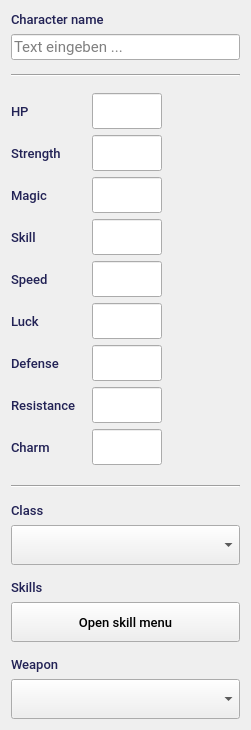
   <widget class="QWidget" name="verticalLayoutWidget">
    <property name="geometry">
     <rect>
      <x>60</x>
      <y>40</y>
      <width>251</width>
      <height>730</height>
     </rect>
    </property>
    <layout class="QVBoxLayout" name="verticalLayout">
     <item>
      <widget class="QLabel" name="label_2">
       <property name="sizePolicy">
        <sizepolicy hsizetype="Preferred" vsizetype="Fixed">
         <horstretch>0</horstretch>
         <verstretch>0</verstretch>
        </sizepolicy>
       </property>
       <property name="font">
        <font>
         <family>Roboto Medium</family>
         <pointsize>10</pointsize>
        </font>
       </property>
       <property name="styleSheet">
        <string notr="true">color: #222255;</string>
       </property>
       <property name="text">
        <string>Character name</string>
       </property>
      </widget>
     </item>
     <item>
      <widget class="QLineEdit" name="chr_name_input">
       <property name="font">
        <font>
         <family>Roboto</family>
         <pointsize>11</pointsize>
        </font>
       </property>
       <property name="styleSheet">
        <string notr="true"/>
       </property>
       <property name="text">
        <string/>
       </property>
       <property name="placeholderText">
        <string>Text eingeben ...</string>
       </property>
      </widget>
     </item>
     <item>
      <spacer name="verticalSpacer">
       <property name="orientation">
        <enum>Qt::Vertical</enum>
       </property>
       <property name="sizeType">
        <enum>QSizePolicy::Fixed</enum>
       </property>
       <property name="sizeHint" stdset="0">
        <size>
         <width>20</width>
         <height>8</height>
        </size>
       </property>
      </spacer>
     </item>
     <item>
      <widget class="Line" name="line_2">
       <property name="orientation">
        <enum>Qt::Horizontal</enum>
       </property>
      </widget>
     </item>
     <item>
      <spacer name="verticalSpacer_2">
       <property name="orientation">
        <enum>Qt::Vertical</enum>
       </property>
       <property name="sizeType">
        <enum>QSizePolicy::Fixed</enum>
       </property>
       <property name="sizeHint" stdset="0">
        <size>
         <width>20</width>
         <height>8</height>
        </size>
       </property>
      </spacer>
     </item>
     <item>
      <layout class="QFormLayout" name="formLayout">
       <property name="fieldGrowthPolicy">
        <enum>QFormLayout::AllNonFixedFieldsGrow</enum>
       </property>
       <property name="rowWrapPolicy">
        <enum>QFormLayout::DontWrapRows</enum>
       </property>
       <property name="labelAlignment">
        <set>Qt::AlignLeading|Qt::AlignLeft|Qt::AlignVCenter</set>
       </property>
       <property name="formAlignment">
        <set>Qt::AlignLeading|Qt::AlignLeft|Qt::AlignVCenter</set>
       </property>
       <property name="horizontalSpacing">
        <number>16</number>
       </property>
       <property name="verticalSpacing">
        <number>4</number>
       </property>
       <item row="0" column="0">
        <widget class="QLabel" name="label_3">
         <property name="sizePolicy">
          <sizepolicy hsizetype="Preferred" vsizetype="Expanding">
           <horstretch>0</horstretch>
           <verstretch>0</verstretch>
          </sizepolicy>
         </property>
         <property name="font">
          <font>
           <family>Roboto Medium</family>
           <pointsize>10</pointsize>
          </font>
         </property>
         <property name="styleSheet">
          <string notr="true">color: #222255;</string>
         </property>
         <property name="text">
          <string>HP</string>
         </property>
        </widget>
       </item>
       <item row="0" column="1">
        <widget class="QLineEdit" name="hp_input">
         <property name="maximumSize">
          <size>
           <width>70</width>
           <height>36</height>
          </size>
         </property>
         <property name="font">
          <font>
           <family>Roboto</family>
           <pointsize>10</pointsize>
          </font>
         </property>
         <property name="styleSheet">
          <string notr="true"/>
         </property>
         <property name="text">
          <string/>
         </property>
         <property name="placeholderText">
          <string/>
         </property>
        </widget>
       </item>
       <item row="1" column="1">
        <widget class="QLineEdit" name="str_input">
         <property name="maximumSize">
          <size>
           <width>70</width>
           <height>36</height>
          </size>
         </property>
         <property name="font">
          <font>
           <family>Roboto</family>
           <pointsize>10</pointsize>
          </font>
         </property>
         <property name="styleSheet">
          <string notr="true"/>
         </property>
         <property name="text">
          <string/>
         </property>
         <property name="placeholderText">
          <string/>
         </property>
        </widget>
       </item>
       <item row="1" column="0">
        <widget class="QLabel" name="label_4">
         <property name="sizePolicy">
          <sizepolicy hsizetype="Preferred" vsizetype="Expanding">
           <horstretch>0</horstretch>
           <verstretch>0</verstretch>
          </sizepolicy>
         </property>
         <property name="font">
          <font>
           <family>Roboto Medium</family>
           <pointsize>10</pointsize>
          </font>
         </property>
         <property name="styleSheet">
          <string notr="true">color: #222255;</string>
         </property>
         <property name="text">
          <string>Strength</string>
         </property>
        </widget>
       </item>
       <item row="2" column="0">
        <widget class="QLabel" name="label_5">
         <property name="sizePolicy">
          <sizepolicy hsizetype="Preferred" vsizetype="Expanding">
           <horstretch>0</horstretch>
           <verstretch>0</verstretch>
          </sizepolicy>
         </property>
         <property name="font">
          <font>
           <family>Roboto Medium</family>
           <pointsize>10</pointsize>
          </font>
         </property>
         <property name="styleSheet">
          <string notr="true">color: #222255;</string>
         </property>
         <property name="text">
          <string>Magic</string>
         </property>
        </widget>
       </item>
       <item row="2" column="1">
        <widget class="QLineEdit" name="mag_input">
         <property name="maximumSize">
          <size>
           <width>70</width>
           <height>36</height>
          </size>
         </property>
         <property name="font">
          <font>
           <family>Roboto</family>
           <pointsize>10</pointsize>
          </font>
         </property>
         <property name="styleSheet">
          <string notr="true"/>
         </property>
         <property name="text">
          <string/>
         </property>
         <property name="placeholderText">
          <string/>
         </property>
        </widget>
       </item>
       <item row="3" column="0">
        <widget class="QLabel" name="label_6">
         <property name="sizePolicy">
          <sizepolicy hsizetype="Preferred" vsizetype="Expanding">
           <horstretch>0</horstretch>
           <verstretch>0</verstretch>
          </sizepolicy>
         </property>
         <property name="font">
          <font>
           <family>Roboto Medium</family>
           <pointsize>10</pointsize>
          </font>
         </property>
         <property name="styleSheet">
          <string notr="true">color: #222255;</string>
         </property>
         <property name="text">
          <string>Skill</string>
         </property>
        </widget>
       </item>
       <item row="3" column="1">
        <widget class="QLineEdit" name="skl_input">
         <property name="maximumSize">
          <size>
           <width>70</width>
           <height>36</height>
          </size>
         </property>
         <property name="font">
          <font>
           <family>Roboto</family>
           <pointsize>10</pointsize>
          </font>
         </property>
         <property name="styleSheet">
          <string notr="true"/>
         </property>
         <property name="text">
          <string/>
         </property>
         <property name="placeholderText">
          <string/>
         </property>
        </widget>
       </item>
       <item row="4" column="0">
        <widget class="QLabel" name="label_7">
         <property name="sizePolicy">
          <sizepolicy hsizetype="Preferred" vsizetype="Expanding">
           <horstretch>0</horstretch>
           <verstretch>0</verstretch>
          </sizepolicy>
         </property>
         <property name="font">
          <font>
           <family>Roboto Medium</family>
           <pointsize>10</pointsize>
          </font>
         </property>
         <property name="styleSheet">
          <string notr="true">color: #222255;</string>
         </property>
         <property name="text">
          <string>Speed</string>
         </property>
        </widget>
       </item>
       <item row="4" column="1">
        <widget class="QLineEdit" name="spd_input">
         <property name="maximumSize">
          <size>
           <width>70</width>
           <height>36</height>
          </size>
         </property>
         <property name="font">
          <font>
           <family>Roboto</family>
           <pointsize>10</pointsize>
          </font>
         </property>
         <property name="styleSheet">
          <string notr="true"/>
         </property>
         <property name="text">
          <string/>
         </property>
         <property name="placeholderText">
          <string/>
         </property>
        </widget>
       </item>
       <item row="5" column="0">
        <widget class="QLabel" name="label_8">
         <property name="sizePolicy">
          <sizepolicy hsizetype="Preferred" vsizetype="Expanding">
           <horstretch>0</horstretch>
           <verstretch>0</verstretch>
          </sizepolicy>
         </property>
         <property name="font">
          <font>
           <family>Roboto Medium</family>
           <pointsize>10</pointsize>
          </font>
         </property>
         <property name="styleSheet">
          <string notr="true">color: #222255;</string>
         </property>
         <property name="text">
          <string>Luck</string>
         </property>
        </widget>
       </item>
       <item row="5" column="1">
        <widget class="QLineEdit" name="lck_input">
         <property name="maximumSize">
          <size>
           <width>70</width>
           <height>36</height>
          </size>
         </property>
         <property name="font">
          <font>
           <family>Roboto</family>
           <pointsize>10</pointsize>
          </font>
         </property>
         <property name="styleSheet">
          <string notr="true"/>
         </property>
         <property name="text">
          <string/>
         </property>
         <property name="placeholderText">
          <string/>
         </property>
        </widget>
       </item>
       <item row="6" column="0">
        <widget class="QLabel" name="label_9">
         <property name="sizePolicy">
          <sizepolicy hsizetype="Preferred" vsizetype="Expanding">
           <horstretch>0</horstretch>
           <verstretch>0</verstretch>
          </sizepolicy>
         </property>
         <property name="font">
          <font>
           <family>Roboto Medium</family>
           <pointsize>10</pointsize>
          </font>
         </property>
         <property name="styleSheet">
          <string notr="true">color: #222255;</string>
         </property>
         <property name="text">
          <string>Defense</string>
         </property>
        </widget>
       </item>
       <item row="6" column="1">
        <widget class="QLineEdit" name="def_input">
         <property name="maximumSize">
          <size>
           <width>70</width>
           <height>36</height>
          </size>
         </property>
         <property name="font">
          <font>
           <family>Roboto</family>
           <pointsize>10</pointsize>
          </font>
         </property>
         <property name="styleSheet">
          <string notr="true"/>
         </property>
         <property name="text">
          <string/>
         </property>
         <property name="placeholderText">
          <string/>
         </property>
        </widget>
       </item>
       <item row="7" column="0">
        <widget class="QLabel" name="label_10">
         <property name="sizePolicy">
          <sizepolicy hsizetype="Preferred" vsizetype="Expanding">
           <horstretch>0</horstretch>
           <verstretch>0</verstretch>
          </sizepolicy>
         </property>
         <property name="font">
          <font>
           <family>Roboto Medium</family>
           <pointsize>10</pointsize>
          </font>
         </property>
         <property name="styleSheet">
          <string notr="true">color: #222255;</string>
         </property>
         <property name="text">
          <string>Resistance</string>
         </property>
        </widget>
       </item>
       <item row="7" column="1">
        <widget class="QLineEdit" name="res_input">
         <property name="maximumSize">
          <size>
           <width>70</width>
           <height>36</height>
          </size>
         </property>
         <property name="font">
          <font>
           <family>Roboto</family>
           <pointsize>10</pointsize>
          </font>
         </property>
         <property name="styleSheet">
          <string notr="true"/>
         </property>
         <property name="text">
          <string/>
         </property>
         <property name="placeholderText">
          <string/>
         </property>
        </widget>
       </item>
       <item row="8" column="0">
        <widget class="QLabel" name="label_11">
         <property name="sizePolicy">
          <sizepolicy hsizetype="Preferred" vsizetype="Expanding">
           <horstretch>0</horstretch>
           <verstretch>0</verstretch>
          </sizepolicy>
         </property>
         <property name="font">
          <font>
           <family>Roboto Medium</family>
           <pointsize>10</pointsize>
          </font>
         </property>
         <property name="styleSheet">
          <string notr="true">color: #222255;</string>
         </property>
         <property name="text">
          <string>Charm</string>
         </property>
        </widget>
       </item>
       <item row="8" column="1">
        <widget class="QLineEdit" name="cha_input">
         <property name="maximumSize">
          <size>
           <width>70</width>
           <height>36</height>
          </size>
         </property>
         <property name="font">
          <font>
           <family>Roboto</family>
           <pointsize>10</pointsize>
          </font>
         </property>
         <property name="styleSheet">
          <string notr="true"/>
         </property>
         <property name="text">
          <string/>
         </property>
         <property name="placeholderText">
          <string/>
         </property>
        </widget>
       </item>
      </layout>
     </item>
     <item>
      <spacer name="verticalSpacer_3">
       <property name="orientation">
        <enum>Qt::Vertical</enum>
       </property>
       <property name="sizeType">
        <enum>QSizePolicy::Fixed</enum>
       </property>
       <property name="sizeHint" stdset="0">
        <size>
         <width>20</width>
         <height>8</height>
        </size>
       </property>
      </spacer>
     </item>
     <item>
      <widget class="Line" name="line_3">
       <property name="orientation">
        <enum>Qt::Horizontal</enum>
       </property>
      </widget>
     </item>
     <item>
      <spacer name="verticalSpacer_4">
       <property name="orientation">
        <enum>Qt::Vertical</enum>
       </property>
       <property name="sizeType">
        <enum>QSizePolicy::Fixed</enum>
       </property>
       <property name="sizeHint" stdset="0">
        <size>
         <width>20</width>
         <height>8</height>
        </size>
       </property>
      </spacer>
     </item>
     <item>
      <widget class="QLabel" name="label_13">
       <property name="sizePolicy">
        <sizepolicy hsizetype="Preferred" vsizetype="Fixed">
         <horstretch>0</horstretch>
         <verstretch>0</verstretch>
        </sizepolicy>
       </property>
       <property name="font">
        <font>
         <family>Roboto Medium</family>
         <pointsize>10</pointsize>
        </font>
       </property>
       <property name="styleSheet">
        <string notr="true">color: #222255;</string>
       </property>
       <property name="text">
        <string>Class</string>
       </property>
      </widget>
     </item>
     <item>
      <widget class="QComboBox" name="category_dropdown">
       <property name="sizePolicy">
        <sizepolicy hsizetype="Preferred" vsizetype="Fixed">
         <horstretch>0</horstretch>
         <verstretch>0</verstretch>
        </sizepolicy>
       </property>
       <property name="minimumSize">
        <size>
         <width>0</width>
         <height>40</height>
        </size>
       </property>
       <property name="font">
        <font>
         <family>Roboto</family>
         <pointsize>10</pointsize>
        </font>
       </property>
       <property name="cursor">
        <cursorShape>PointingHandCursor</cursorShape>
       </property>
       <property name="styleSheet">
        <string notr="true"/>
       </property>
       <property name="editable">
        <bool>false</bool>
       </property>
       <property name="placeholderText">
        <string>Select category ...</string>
       </property>
       <property name="frame">
        <bool>true</bool>
       </property>
      </widget>
     </item>
     <item>
      <spacer name="verticalSpacer_5">
       <property name="orientation">
        <enum>Qt::Vertical</enum>
       </property>
       <property name="sizeType">
        <enum>QSizePolicy::Fixed</enum>
       </property>
       <property name="sizeHint" stdset="0">
        <size>
         <width>20</width>
         <height>8</height>
        </size>
       </property>
      </spacer>
     </item>
     <item>
      <widget class="QLabel" name="label_12">
       <property name="sizePolicy">
        <sizepolicy hsizetype="Preferred" vsizetype="Fixed">
         <horstretch>0</horstretch>
         <verstretch>0</verstretch>
        </sizepolicy>
       </property>
       <property name="font">
        <font>
         <family>Roboto Medium</family>
         <pointsize>10</pointsize>
        </font>
       </property>
       <property name="styleSheet">
        <string notr="true">color: #222255;</string>
       </property>
       <property name="text">
        <string>Skills</string>
       </property>
      </widget>
     </item>
     <item>
      <widget class="QPushButton" name="skill_menu">
       <property name="minimumSize">
        <size>
         <width>0</width>
         <height>40</height>
        </size>
       </property>
       <property name="font">
        <font>
         <family>Roboto Medium</family>
         <pointsize>10</pointsize>
        </font>
       </property>
       <property name="cursor">
        <cursorShape>PointingHandCursor</cursorShape>
       </property>
       <property name="text">
        <string>Open skill menu</string>
       </property>
      </widget>
     </item>
     <item>
      <spacer name="verticalSpacer_6">
       <property name="orientation">
        <enum>Qt::Vertical</enum>
       </property>
       <property name="sizeType">
        <enum>QSizePolicy::Fixed</enum>
       </property>
       <property name="sizeHint" stdset="0">
        <size>
         <width>20</width>
         <height>8</height>
        </size>
       </property>
      </spacer>
     </item>
     <item>
      <widget class="QLabel" name="label_14">
       <property name="sizePolicy">
        <sizepolicy hsizetype="Preferred" vsizetype="Fixed">
         <horstretch>0</horstretch>
         <verstretch>0</verstretch>
        </sizepolicy>
       </property>
       <property name="font">
        <font>
         <family>Roboto Medium</family>
         <pointsize>10</pointsize>
        </font>
       </property>
       <property name="styleSheet">
        <string notr="true">color: #222255;</string>
       </property>
       <property name="text">
        <string>Weapon</string>
       </property>
      </widget>
     </item>
     <item>
      <widget class="QComboBox" name="category_dropdown_2">
       <property name="sizePolicy">
        <sizepolicy hsizetype="Preferred" vsizetype="Fixed">
         <horstretch>0</horstretch>
         <verstretch>0</verstretch>
        </sizepolicy>
       </property>
       <property name="minimumSize">
        <size>
         <width>0</width>
         <height>40</height>
        </size>
       </property>
       <property name="font">
        <font>
         <family>Roboto</family>
         <pointsize>10</pointsize>
        </font>
       </property>
       <property name="cursor">
        <cursorShape>PointingHandCursor</cursorShape>
       </property>
       <property name="styleSheet">
        <string notr="true"/>
       </property>
       <property name="editable">
        <bool>false</bool>
       </property>
       <property name="placeholderText">
        <string>Select category ...</string>
       </property>
       <property name="frame">
        <bool>true</bool>
       </property>
      </widget>
     </item>
    </layout>
   </widget>
